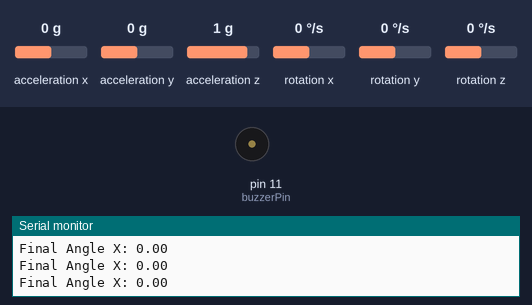
Bench run of a sketch on a simulated Arduino Uno, built with avr-gcc and run on an emulated ATmega328P. On the bench: buzzer (waves = sounding, pin HIGH), the last lines printed to the serial monitor. The inputs (shaded band) are chosen by the test bench; at power-on: rotation x 0 °/s, acceleration x 0 g, acceleration y 0 g, acceleration z 1 g, rotation y 0 °/s, rotation z 0 °/s.

Above: at 2.2 s.
2.3 s: rotation x set to 100 °/s
At 2.5 s:
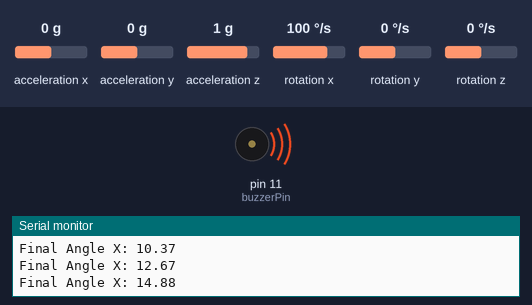
5.3 s: rotation x set to -192 °/s
Timing chart, 0 to 14.3 s (numbered marks = the images above; inputs shaded):
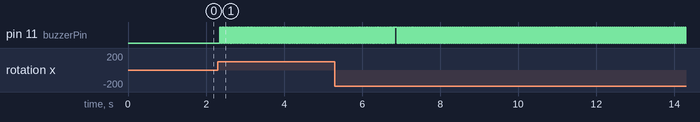

The sketch:

motion_alarm_system.ino
```cpp
#include "Wire.h"
#include <MPU6050_light.h>

MPU6050 mpu(Wire);

bool isAlarmOn = false;
const float threshold = 5.0;
const int buzzerPin = 11;
const float weight = 0.96;

unsigned long prevTime = 0;
float gyroAngleX = 0;

void setup() {
  pinMode(buzzerPin, OUTPUT);
  Serial.begin(9600);
  Wire.begin();
  mpu.begin();
  mpu.calcOffsets(); // calibration
  prevTime = millis();
}

void loop() {
  mpu.update();

  unsigned long currentTime = millis();
  float dt = (currentTime - prevTime) / 1000.0;
  prevTime = currentTime;

  if (dt <= 0 || dt > 1) return;

  float gyroX = mpu.getGyroX(); // deg/s
  float accY = mpu.getAccY();
  float accZ = mpu.getAccZ();

  // gyro angle
  gyroAngleX += gyroX * dt;

  // accel angle
  float phi = atan2(accY, accZ) * (180.0 / PI);

  // complemetrary filter
  float finalAngle = weight * gyroAngleX + (1 - weight) * phi;

  Serial.print("Final Angle X: ");
  Serial.println(finalAngle);

  if (abs(finalAngle) < 1.0) {
  gyroAngleX *= 0.95;
}

  if (abs(finalAngle) > threshold) {
   if(!isAlarmOn){
    digitalWrite(buzzerPin, HIGH);
    isAlarmOn = true;
   }else{
    if(isAlarmOn){
      digitalWrite(buzzerPin, LOW);
      isAlarmOn = false;
    }
   }
  }


  delay(10);
}
```

Measured:
- after the input at 2.3 s, pin 11 (buzzerPin): alternates HIGH for 0.02 s and LOW for 0.02 s, starting after 0.05 s
